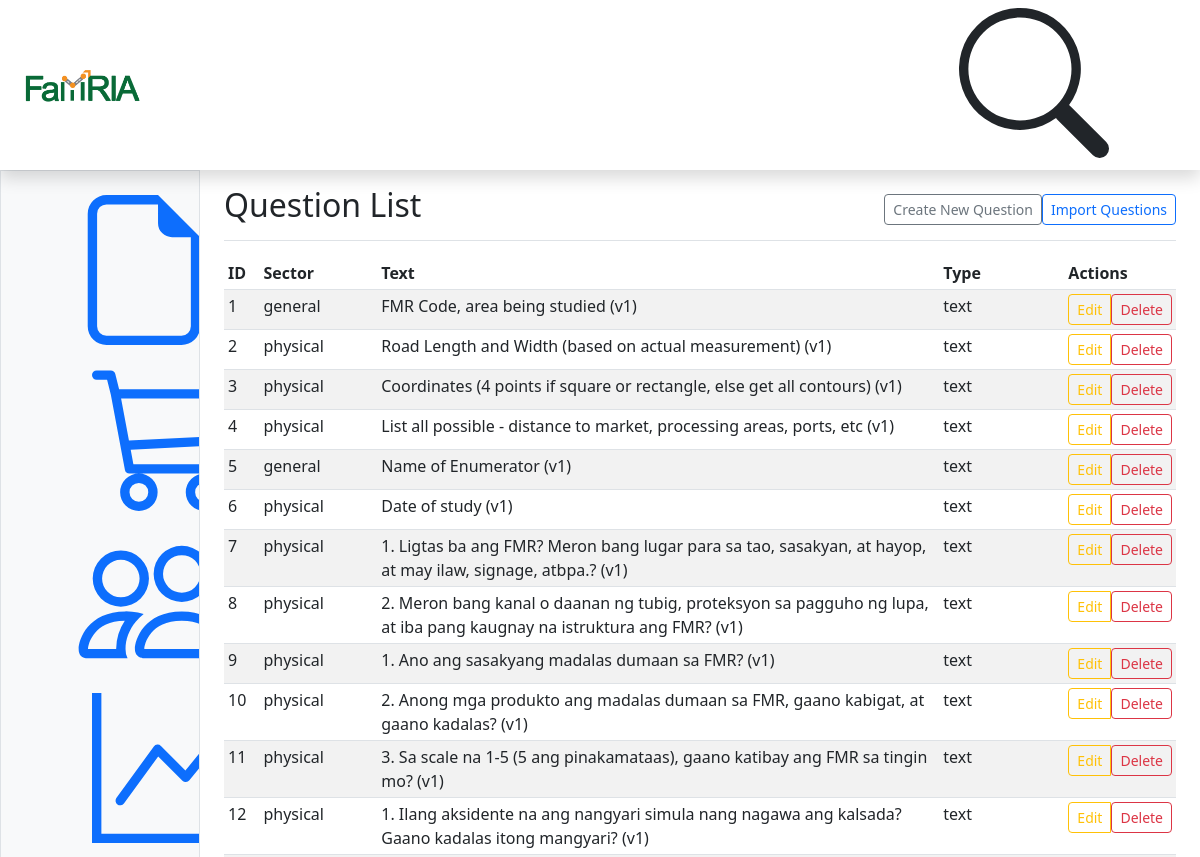
The app's page /questions/ (signed in, upper part), older data.
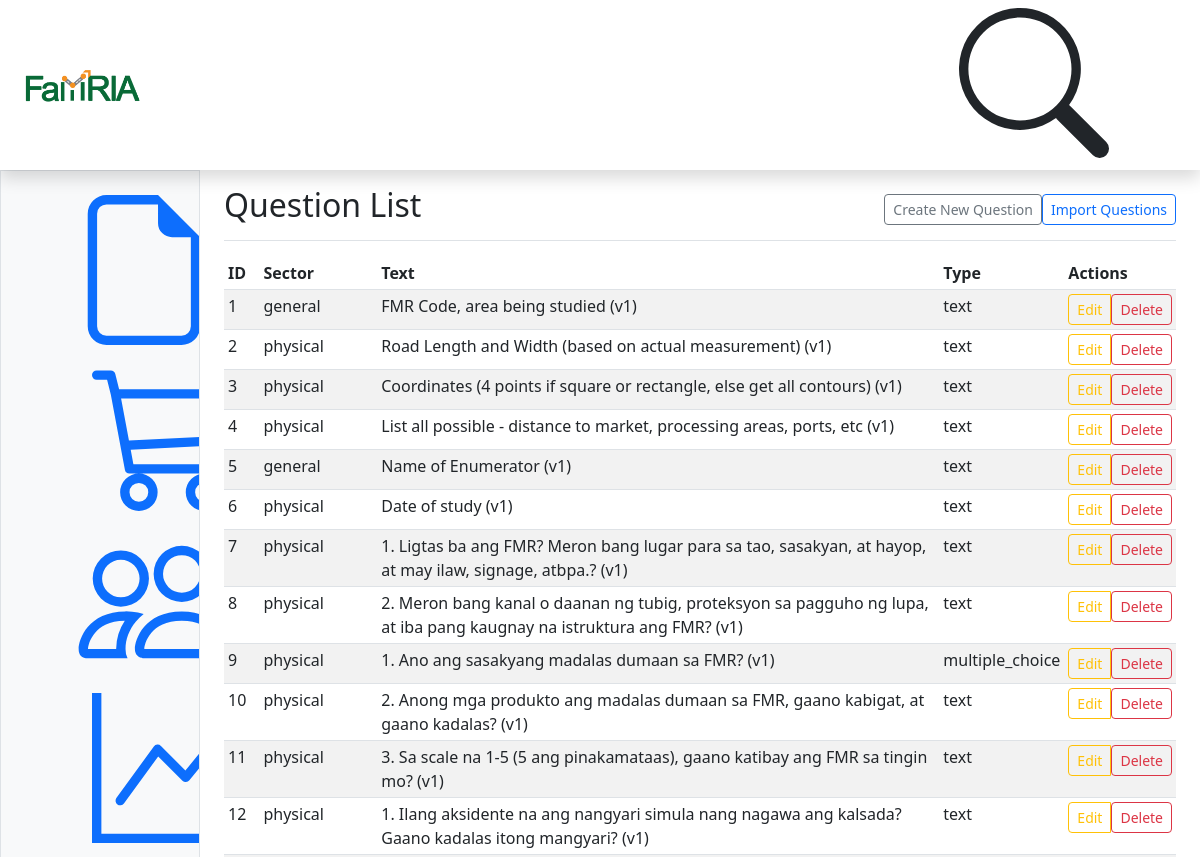
The same page, newer data.
### survey/models.py (models this page shows, shortened)
class Question(MPTTModel):
    SECTOR_CHOICES = [
        ('general', 'General'),
        ('environmental', 'Environmental'),
        ('social', 'Social'),
        ('economic', 'Economic'),
        ('physical', 'Physical'),
    ]
    QUESTION_TYPES = [
        ('multiple_choice', 'Multiple Choice'),
        ('multiple_select', 'Multiple Select'),
        ('text', 'Text'),
        ('rating', 'Rating'),
    ]
    text = models.TextField()
    question_type = models.CharField(max_length=50, choices=QUESTION_TYPES, default='text')
    options = models.JSONField(blank=True, null=True)
    sector = models.CharField(max_length=50, choices=SECTOR_CHOICES)
    version = models.PositiveIntegerField(default=1)
    parent = TreeForeignKey('self', on_delete=models.CASCADE, null=True, blank=True, related_name='sub_questions')
    created_at = models.DateTimeField(auto_now_add=True)
    updated_at = models.DateTimeField(auto_now=True)
    user = models.ForeignKey(User, verbose_name=_("Created/Modified by"), on_delete=models.CASCADE, default=1)
    class MPTTMeta:
        order_insertion_by = ['text']

### survey/views.py (the view)
# urls.py: path('questions/', question_list, name='question-list'),  # List all questions
@login_required
def question_list(request):
    questions = Question.objects.all().order_by('id')
    return render(request, 'questions/question_list.html', {'questions': questions})

### survey/templates/questions/question_list.html (shortened to what this page needs)
{% extends "dashboard.html" %}
{% block main_content %}
    <div class="d-flex justify-content-between flex-wrap flex-md-nowrap align-items-center pt-3 pb-2 mb-3 border-bottom">
        <h1 class="h2">Question List</h1>
        <div class="btn-toolbar mb-2 mb-md-0">
          <a href="{% url 'create-question' %}" type="button" class="btn btn-sm btn-outline-secondary">
            Create New Question
          </a>
          <a href="{% url 'question-import' %}" type="button" class="btn btn-sm btn-outline-primary">Import Questions</a>
        </div>
      </div>
    <table id="example" class="table table-striped table-sm" style="width:100%">
        <thead>
            <tr>
                <th>ID</th>
                <th>Sector</th>
                <th>Text</th>
                <th>Type</th>
                <th>Actions</th>
            </tr>
        </thead>
        <tbody>
            {% for question in questions %}
                <tr>
                    <td>{{ question.id }}</td>
                    <td>{{ question.sector }}</td>
                    <td>{{ question.text }} (v{{ question.version }})</td>
                    <td>{{ question.question_type }}</td>
                    <td>
                        <div class="btn-group" role="group" aria-label="Basic outlined example">
                            <a href="{% url 'update-question' question.id %}" type="button" class="btn btn-sm btn-outline-warning">Edit</a>
                            <form action="{% url 'delete-question' question.id %}" method="post" style="display:inline;">
                                <button type="submit" class="btn btn-sm btn-outline-danger">Delete</button>
                            </form>
                        </div>
                    </td>
                </tr>
            {% endfor %}
        </tbody>
    </table>
    <link rel="stylesheet" href="https://cdnjs.cloudflare.com/ajax/libs/twitter-bootstrap/5.3.0/css/bootstrap.min.css">
<link rel="stylesheet" href="https://cdn.datatables.net/2.1.8/css/dataTables.bootstrap5.css">
{% endblock main_content %}

Row changes from the older to the newer data that the page shows:
changed Question "1. Ano ang sasakyang madalas dumaan sa FMR?": question_type "text" → "multiple_choice"
